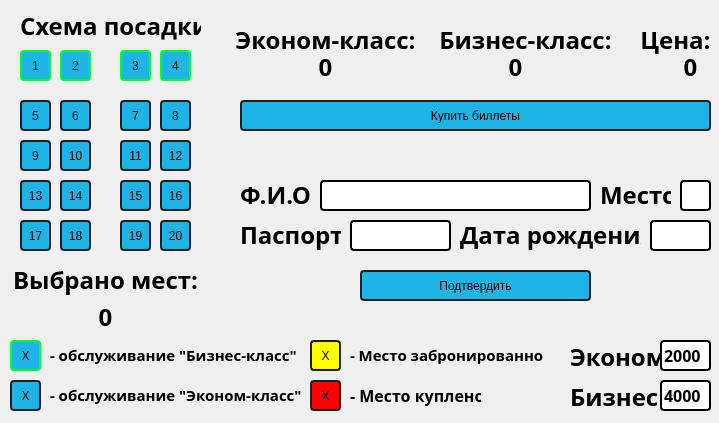
<?xml version="1.0" encoding="UTF-8"?>
<ui version="4.0">
 <class>Aircraft_1</class>
 <widget class="QDialog" name="Aircraft_1">
  <property name="geometry">
   <rect>
    <x>0</x>
    <y>0</y>
    <width>719</width>
    <height>423</height>
   </rect>
  </property>
  <property name="windowTitle">
   <string>Dialog</string>
  </property>
  <widget class="QPushButton" name="pushSeats_5">
   <property name="geometry">
    <rect>
     <x>20</x>
     <y>100</y>
     <width>31</width>
     <height>31</height>
    </rect>
   </property>
   <property name="styleSheet">
    <string notr="true">QPushButton
{
    color: #black;
    background-color: #1EB4E6;
    border-width: 2px;
    border-color: #1e1e1e;
    border-style: solid;
    border-radius: 4;
    padding: 3px;
    font-size: 12px;
    padding-left: 5px;
    padding-right: 5px;
}
</string>
   </property>
   <property name="text">
    <string>5</string>
   </property>
  </widget>
  <widget class="QPushButton" name="pushSeats_6">
   <property name="geometry">
    <rect>
     <x>60</x>
     <y>100</y>
     <width>31</width>
     <height>31</height>
    </rect>
   </property>
   <property name="styleSheet">
    <string notr="true">QPushButton
{
    color: #black;
    background-color: #1EB4E6;
    border-width: 2px;
    border-color: #1e1e1e;
    border-style: solid;
    border-radius: 4;
    padding: 3px;
    font-size: 12px;
    padding-left: 5px;
    padding-right: 5px;
}
</string>
   </property>
   <property name="text">
    <string>6</string>
   </property>
  </widget>
  <widget class="QPushButton" name="pushSeats_10">
   <property name="geometry">
    <rect>
     <x>60</x>
     <y>140</y>
     <width>31</width>
     <height>31</height>
    </rect>
   </property>
   <property name="styleSheet">
    <string notr="true">QPushButton
{
    color: #black;
    background-color: #1EB4E6;
    border-width: 2px;
    border-color: #1e1e1e;
    border-style: solid;
    border-radius: 4;
    padding: 3px;
    font-size: 12px;
    padding-left: 5px;
    padding-right: 5px;
}
</string>
   </property>
   <property name="text">
    <string>10</string>
   </property>
  </widget>
  <widget class="QPushButton" name="pushSeats_9">
   <property name="geometry">
    <rect>
     <x>20</x>
     <y>140</y>
     <width>31</width>
     <height>31</height>
    </rect>
   </property>
   <property name="styleSheet">
    <string notr="true">QPushButton
{
    color: #black;
    background-color: #1EB4E6;
    border-width: 2px;
    border-color: #1e1e1e;
    border-style: solid;
    border-radius: 4;
    padding: 3px;
    font-size: 12px;
    padding-left: 5px;
    padding-right: 5px;
}
</string>
   </property>
   <property name="text">
    <string>9</string>
   </property>
  </widget>
  <widget class="QPushButton" name="pushSeats_17">
   <property name="geometry">
    <rect>
     <x>20</x>
     <y>220</y>
     <width>31</width>
     <height>31</height>
    </rect>
   </property>
   <property name="styleSheet">
    <string notr="true">QPushButton
{
    color: #black;
    background-color: #1EB4E6;
    border-width: 2px;
    border-color: #1e1e1e;
    border-style: solid;
    border-radius: 4;
    padding: 3px;
    font-size: 12px;
    padding-left: 5px;
    padding-right: 5px;
}
</string>
   </property>
   <property name="text">
    <string>17</string>
   </property>
  </widget>
  <widget class="QPushButton" name="pushSeats_14">
   <property name="geometry">
    <rect>
     <x>60</x>
     <y>180</y>
     <width>31</width>
     <height>31</height>
    </rect>
   </property>
   <property name="styleSheet">
    <string notr="true">QPushButton
{
    color: #black;
    background-color: #1EB4E6;
    border-width: 2px;
    border-color: #1e1e1e;
    border-style: solid;
    border-radius: 4;
    padding: 3px;
    font-size: 12px;
    padding-left: 5px;
    padding-right: 5px;
}
</string>
   </property>
   <property name="text">
    <string>14</string>
   </property>
  </widget>
  <widget class="QPushButton" name="pushSeats_13">
   <property name="geometry">
    <rect>
     <x>20</x>
     <y>180</y>
     <width>31</width>
     <height>31</height>
    </rect>
   </property>
   <property name="styleSheet">
    <string notr="true">QPushButton
{
    color: #black;
    background-color: #1EB4E6;
    border-width: 2px;
    border-color: #1e1e1e;
    border-style: solid;
    border-radius: 4;
    padding: 3px;
    font-size: 12px;
    padding-left: 5px;
    padding-right: 5px;
}
</string>
   </property>
   <property name="text">
    <string>13</string>
   </property>
  </widget>
  <widget class="QPushButton" name="pushSeats_18">
   <property name="geometry">
    <rect>
     <x>60</x>
     <y>220</y>
     <width>31</width>
     <height>31</height>
    </rect>
   </property>
   <property name="styleSheet">
    <string notr="true">QPushButton
{
    color: #black;
    background-color: #1EB4E6;
    border-width: 2px;
    border-color: #1e1e1e;
    border-style: solid;
    border-radius: 4;
    padding: 3px;
    font-size: 12px;
    padding-left: 5px;
    padding-right: 5px;
}
</string>
   </property>
   <property name="text">
    <string>18</string>
   </property>
  </widget>
  <widget class="QPushButton" name="pushSeats_11">
   <property name="geometry">
    <rect>
     <x>120</x>
     <y>140</y>
     <width>31</width>
     <height>31</height>
    </rect>
   </property>
   <property name="styleSheet">
    <string notr="true">QPushButton
{
    color: #black;
    background-color: #1EB4E6;
    border-width: 2px;
    border-color: #1e1e1e;
    border-style: solid;
    border-radius: 4;
    padding: 3px;
    font-size: 12px;
    padding-left: 5px;
    padding-right: 5px;
}
</string>
   </property>
   <property name="text">
    <string>11</string>
   </property>
  </widget>
  <widget class="QPushButton" name="pushSeats_8">
   <property name="geometry">
    <rect>
     <x>160</x>
     <y>100</y>
     <width>31</width>
     <height>31</height>
    </rect>
   </property>
   <property name="styleSheet">
    <string notr="true">QPushButton
{
    color: #black;
    background-color: #1EB4E6;
    border-width: 2px;
    border-color: #1e1e1e;
    border-style: solid;
    border-radius: 4;
    padding: 3px;
    font-size: 12px;
    padding-left: 5px;
    padding-right: 5px;
}
</string>
   </property>
   <property name="text">
    <string>8</string>
   </property>
  </widget>
  <widget class="QPushButton" name="pushSeats_20">
   <property name="geometry">
    <rect>
     <x>160</x>
     <y>220</y>
     <width>31</width>
     <height>31</height>
    </rect>
   </property>
   <property name="styleSheet">
    <string notr="true">QPushButton
{
    color: #black;
    background-color: #1EB4E6;
    border-width: 2px;
    border-color: #1e1e1e;
    border-style: solid;
    border-radius: 4;
    padding: 3px;
    font-size: 12px;
    padding-left: 5px;
    padding-right: 5px;
}
</string>
   </property>
   <property name="text">
    <string>20</string>
   </property>
  </widget>
  <widget class="QPushButton" name="pushSeats_7">
   <property name="geometry">
    <rect>
     <x>120</x>
     <y>100</y>
     <width>31</width>
     <height>31</height>
    </rect>
   </property>
   <property name="styleSheet">
    <string notr="true">QPushButton
{
    color: #black;
    background-color: #1EB4E6;
    border-width: 2px;
    border-color: #1e1e1e;
    border-style: solid;
    border-radius: 4;
    padding: 3px;
    font-size: 12px;
    padding-left: 5px;
    padding-right: 5px;
}
</string>
   </property>
   <property name="text">
    <string>7</string>
   </property>
  </widget>
  <widget class="QPushButton" name="pushSeats_12">
   <property name="geometry">
    <rect>
     <x>160</x>
     <y>140</y>
     <width>31</width>
     <height>31</height>
    </rect>
   </property>
   <property name="styleSheet">
    <string notr="true">QPushButton
{
    color: #black;
    background-color: #1EB4E6;
    border-width: 2px;
    border-color: #1e1e1e;
    border-style: solid;
    border-radius: 4;
    padding: 3px;
    font-size: 12px;
    padding-left: 5px;
    padding-right: 5px;
}
</string>
   </property>
   <property name="text">
    <string>12</string>
   </property>
  </widget>
  <widget class="QPushButton" name="pushSeats_19">
   <property name="geometry">
    <rect>
     <x>120</x>
     <y>220</y>
     <width>31</width>
     <height>31</height>
    </rect>
   </property>
   <property name="styleSheet">
    <string notr="true">QPushButton
{
    color: #black;
    background-color: #1EB4E6;
    border-width: 2px;
    border-color: #1e1e1e;
    border-style: solid;
    border-radius: 4;
    padding: 3px;
    font-size: 12px;
    padding-left: 5px;
    padding-right: 5px;
}
</string>
   </property>
   <property name="text">
    <string>19</string>
   </property>
  </widget>
  <widget class="QPushButton" name="pushSeats_15">
   <property name="geometry">
    <rect>
     <x>120</x>
     <y>180</y>
     <width>31</width>
     <height>31</height>
    </rect>
   </property>
   <property name="styleSheet">
    <string notr="true">QPushButton
{
    color: #black;
    background-color: #1EB4E6;
    border-width: 2px;
    border-color: #1e1e1e;
    border-style: solid;
    border-radius: 4;
    padding: 3px;
    font-size: 12px;
    padding-left: 5px;
    padding-right: 5px;
}
</string>
   </property>
   <property name="text">
    <string>15</string>
   </property>
  </widget>
  <widget class="QPushButton" name="pushSeats_16">
   <property name="geometry">
    <rect>
     <x>160</x>
     <y>180</y>
     <width>31</width>
     <height>31</height>
    </rect>
   </property>
   <property name="styleSheet">
    <string notr="true">QPushButton
{
    color: #black;
    background-color: #1EB4E6;
    border-width: 2px;
    border-color: #1e1e1e;
    border-style: solid;
    border-radius: 4;
    padding: 3px;
    font-size: 12px;
    padding-left: 5px;
    padding-right: 5px;
}
</string>
   </property>
   <property name="text">
    <string>16</string>
   </property>
  </widget>
  <widget class="QPushButton" name="pushSeats_1">
   <property name="geometry">
    <rect>
     <x>20</x>
     <y>50</y>
     <width>31</width>
     <height>31</height>
    </rect>
   </property>
   <property name="styleSheet">
    <string notr="true">QPushButton
{
    color: #black;
    background-color: #1EB4E6;
    border-width: 2px;
    border-color: #00FF26;
    border-style: solid;
    border-radius: 4;
    padding: 3px;
    font-size: 12px;
    padding-left: 5px;
    padding-right: 5px;
}
</string>
   </property>
   <property name="text">
    <string>1</string>
   </property>
  </widget>
  <widget class="QPushButton" name="pushSeats_4">
   <property name="geometry">
    <rect>
     <x>160</x>
     <y>50</y>
     <width>31</width>
     <height>31</height>
    </rect>
   </property>
   <property name="styleSheet">
    <string notr="true">QPushButton
{
    color: #black;
    background-color: #1EB4E6;
    border-width: 2px;
    border-color: #00FF26;
    border-style: solid;
    border-radius: 4;
    padding: 3px;
    font-size: 12px;
    padding-left: 5px;
    padding-right: 5px;
}
</string>
   </property>
   <property name="text">
    <string>4</string>
   </property>
  </widget>
  <widget class="QPushButton" name="pushSeats_3">
   <property name="geometry">
    <rect>
     <x>120</x>
     <y>50</y>
     <width>31</width>
     <height>31</height>
    </rect>
   </property>
   <property name="styleSheet">
    <string notr="true">QPushButton
{
    color: #black;
    background-color: #1EB4E6;
    border-width: 2px;
    border-color: #00FF26;
    border-style: solid;
    border-radius: 4;
    padding: 3px;
    font-size: 12px;
    padding-left: 5px;
    padding-right: 5px;
}
</string>
   </property>
   <property name="text">
    <string>3</string>
   </property>
  </widget>
  <widget class="QPushButton" name="pushSeats_2">
   <property name="geometry">
    <rect>
     <x>60</x>
     <y>50</y>
     <width>31</width>
     <height>31</height>
    </rect>
   </property>
   <property name="styleSheet">
    <string notr="true">QPushButton
{
    color: #black;
    background-color: #1EB4E6;
    border-width: 2px;
    border-color: #00FF26;
    border-style: solid;
    border-radius: 4;
    padding: 3px;
    font-size: 12px;
    padding-left: 5px;
    padding-right: 5px;
}
</string>
   </property>
   <property name="text">
    <string>2</string>
   </property>
  </widget>
  <widget class="QLabel" name="label">
   <property name="geometry">
    <rect>
     <x>20</x>
     <y>10</y>
     <width>181</width>
     <height>31</height>
    </rect>
   </property>
   <property name="font">
    <font>
     <family>Gilroy ExtraBold</family>
     <pointsize>18</pointsize>
     <weight>75</weight>
     <bold>true</bold>
    </font>
   </property>
   <property name="text">
    <string>Схема посадки</string>
   </property>
  </widget>
  <widget class="QLabel" name="label_4">
   <property name="geometry">
    <rect>
     <x>10</x>
     <y>240</y>
     <width>191</width>
     <height>81</height>
    </rect>
   </property>
   <property name="font">
    <font>
     <family>Gilroy ExtraBold</family>
     <pointsize>18</pointsize>
     <weight>75</weight>
     <bold>true</bold>
    </font>
   </property>
   <property name="styleSheet">
    <string notr="true">QPushButton
{
    color: #black;
    background-color: #1EB4E6;
    border-width: 2px;
    border-color: #1e1e1e;
    border-style: solid;
    border-radius: 4;
    padding: 3px;
    font-size: 12px;
    padding-left: 5px;
    padding-right: 5px;
}
</string>
   </property>
   <property name="text">
    <string>&lt;html&gt;&lt;head/&gt;&lt;body&gt;&lt;p align=&quot;center&quot;&gt;Выбрано мест:&lt;/p&gt;&lt;/body&gt;&lt;/html&gt;</string>
   </property>
  </widget>
  <widget class="QLabel" name="label_5">
   <property name="geometry">
    <rect>
     <x>90</x>
     <y>300</y>
     <width>31</width>
     <height>31</height>
    </rect>
   </property>
   <property name="font">
    <font>
     <family>Gilroy ExtraBold</family>
     <pointsize>18</pointsize>
     <weight>75</weight>
     <bold>true</bold>
    </font>
   </property>
   <property name="text">
    <string>&lt;html&gt;&lt;head/&gt;&lt;body&gt;&lt;p align=&quot;center&quot;&gt;0&lt;/p&gt;&lt;/body&gt;&lt;/html&gt;</string>
   </property>
  </widget>
  <widget class="QPushButton" name="pushSeats_21">
   <property name="geometry">
    <rect>
     <x>10</x>
     <y>340</y>
     <width>31</width>
     <height>31</height>
    </rect>
   </property>
   <property name="styleSheet">
    <string notr="true">QPushButton
{
    color: #black;
    background-color: #1EB4E6;
    border-width: 2px;
    border-color: #00FF26;
    border-style: solid;
    border-radius: 4;
    padding: 3px;
    font-size: 12px;
    padding-left: 5px;
    padding-right: 5px;
}
</string>
   </property>
   <property name="text">
    <string>X</string>
   </property>
  </widget>
  <widget class="QPushButton" name="pushSeats_22">
   <property name="geometry">
    <rect>
     <x>10</x>
     <y>380</y>
     <width>31</width>
     <height>31</height>
    </rect>
   </property>
   <property name="styleSheet">
    <string notr="true">QPushButton
{
    color: #black;
    background-color: #1EB4E6;
    border-width: 2px;
    border-color: #1e1e1e;
    border-style: solid;
    border-radius: 4;
    padding: 3px;
    font-size: 12px;
    padding-left: 5px;
    padding-right: 5px;
}
</string>
   </property>
   <property name="text">
    <string>X</string>
   </property>
  </widget>
  <widget class="QLabel" name="label_6">
   <property name="geometry">
    <rect>
     <x>50</x>
     <y>340</y>
     <width>251</width>
     <height>31</height>
    </rect>
   </property>
   <property name="font">
    <font>
     <family>Gilroy ExtraBold</family>
     <pointsize>18</pointsize>
     <weight>75</weight>
     <bold>true</bold>
    </font>
   </property>
   <property name="styleSheet">
    <string notr="true">QPushButton
{
    color: #black;
    background-color: #1EB4E6;
    border-width: 2px;
    border-color: #1e1e1e;
    border-style: solid;
    border-radius: 4;
    padding: 3px;
    font-size: 12px;
    padding-left: 5px;
    padding-right: 5px;
}
</string>
   </property>
   <property name="text">
    <string>&lt;html&gt;&lt;head/&gt;&lt;body&gt;&lt;p&gt;&lt;span style=&quot; font-size:11pt;&quot;&gt;- обслуживание &amp;quot;Бизнес-класс&amp;quot;&lt;/span&gt;&lt;/p&gt;&lt;/body&gt;&lt;/html&gt;</string>
   </property>
  </widget>
  <widget class="QLabel" name="label_7">
   <property name="geometry">
    <rect>
     <x>50</x>
     <y>380</y>
     <width>251</width>
     <height>31</height>
    </rect>
   </property>
   <property name="font">
    <font>
     <family>Gilroy ExtraBold</family>
     <pointsize>18</pointsize>
     <weight>75</weight>
     <bold>true</bold>
    </font>
   </property>
   <property name="styleSheet">
    <string notr="true">QPushButton
{
    color: #black;
    background-color: #1EB4E6;
    border-width: 2px;
    border-color: #1e1e1e;
    border-style: solid;
    border-radius: 4;
    padding: 3px;
    font-size: 12px;
    padding-left: 5px;
    padding-right: 5px;
}
</string>
   </property>
   <property name="text">
    <string>&lt;html&gt;&lt;head/&gt;&lt;body&gt;&lt;p&gt;&lt;span style=&quot; font-size:11pt;&quot;&gt;- обслуживание &amp;quot;Эконом-класс&amp;quot;&lt;/span&gt;&lt;/p&gt;&lt;/body&gt;&lt;/html&gt;</string>
   </property>
  </widget>
  <widget class="QPushButton" name="pushSeats_23">
   <property name="geometry">
    <rect>
     <x>310</x>
     <y>340</y>
     <width>31</width>
     <height>31</height>
    </rect>
   </property>
   <property name="styleSheet">
    <string notr="true">QPushButton
{
    color: #black;
    background-color: yellow;
    border-width: 2px;
    border-color: #1e1e1e;
    border-style: solid;
    border-radius: 4;
    padding: 3px;
    font-size: 12px;
    padding-left: 5px;
    padding-right: 5px;
}
</string>
   </property>
   <property name="text">
    <string>Х</string>
   </property>
  </widget>
  <widget class="QLabel" name="label_9">
   <property name="geometry">
    <rect>
     <x>350</x>
     <y>340</y>
     <width>251</width>
     <height>31</height>
    </rect>
   </property>
   <property name="font">
    <font>
     <family>Gilroy ExtraBold</family>
     <pointsize>18</pointsize>
     <weight>75</weight>
     <bold>true</bold>
    </font>
   </property>
   <property name="styleSheet">
    <string notr="true">QPushButton
{
    color: #black;
    background-color: #1EB4E6;
    border-width: 2px;
    border-color: #1e1e1e;
    border-style: solid;
    border-radius: 4;
    padding: 3px;
    font-size: 12px;
    padding-left: 5px;
    padding-right: 5px;
}
</string>
   </property>
   <property name="text">
    <string>&lt;html&gt;&lt;head/&gt;&lt;body&gt;&lt;p&gt;&lt;span style=&quot; font-size:11pt;&quot;&gt;- Место забронированно&lt;/span&gt;&lt;/p&gt;&lt;/body&gt;&lt;/html&gt;</string>
   </property>
  </widget>
  <widget class="QPushButton" name="pushSeats_24">
   <property name="geometry">
    <rect>
     <x>310</x>
     <y>380</y>
     <width>31</width>
     <height>31</height>
    </rect>
   </property>
   <property name="styleSheet">
    <string notr="true">QPushButton
{
    color: #black;
    background-color: red;
    border-width: 2px;
    border-color: #1e1e1e;
    border-style: solid;
    border-radius: 4;
    padding: 3px;
    font-size: 12px;
    padding-left: 5px;
    padding-right: 5px;
}
</string>
   </property>
   <property name="text">
    <string>Х</string>
   </property>
  </widget>
  <widget class="QLabel" name="label_10">
   <property name="geometry">
    <rect>
     <x>350</x>
     <y>380</y>
     <width>131</width>
     <height>31</height>
    </rect>
   </property>
   <property name="font">
    <font>
     <family>Gilroy ExtraBold</family>
     <pointsize>18</pointsize>
     <weight>75</weight>
     <bold>true</bold>
    </font>
   </property>
   <property name="styleSheet">
    <string notr="true">QPushButton
{
    color: #black;
    background-color: #1EB4E6;
    border-width: 2px;
    border-color: #1e1e1e;
    border-style: solid;
    border-radius: 4;
    padding: 3px;
    font-size: 12px;
    padding-left: 5px;
    padding-right: 5px;
}
</string>
   </property>
   <property name="text">
    <string>&lt;html&gt;&lt;head/&gt;&lt;body&gt;&lt;p&gt;&lt;span style=&quot; font-size:12pt;&quot;&gt;- Место куплено&lt;/span&gt;&lt;/p&gt;&lt;/body&gt;&lt;/html&gt;</string>
   </property>
  </widget>
  <widget class="QLabel" name="label_11">
   <property name="geometry">
    <rect>
     <x>230</x>
     <y>0</y>
     <width>191</width>
     <height>81</height>
    </rect>
   </property>
   <property name="font">
    <font>
     <family>Gilroy ExtraBold</family>
     <pointsize>18</pointsize>
     <weight>75</weight>
     <bold>true</bold>
    </font>
   </property>
   <property name="styleSheet">
    <string notr="true">QPushButton
{
    color: #black;
    background-color: #1EB4E6;
    border-width: 2px;
    border-color: #1e1e1e;
    border-style: solid;
    border-radius: 4;
    padding: 3px;
    font-size: 12px;
    padding-left: 5px;
    padding-right: 5px;
}
</string>
   </property>
   <property name="text">
    <string>&lt;html&gt;&lt;head/&gt;&lt;body&gt;&lt;p align=&quot;center&quot;&gt;Эконом-класс:&lt;/p&gt;&lt;/body&gt;&lt;/html&gt;</string>
   </property>
  </widget>
  <widget class="QLabel" name="label_12">
   <property name="geometry">
    <rect>
     <x>430</x>
     <y>0</y>
     <width>191</width>
     <height>81</height>
    </rect>
   </property>
   <property name="font">
    <font>
     <family>Gilroy ExtraBold</family>
     <pointsize>18</pointsize>
     <weight>75</weight>
     <bold>true</bold>
    </font>
   </property>
   <property name="styleSheet">
    <string notr="true">QPushButton
{
    color: #black;
    background-color: #1EB4E6;
    border-width: 2px;
    border-color: #1e1e1e;
    border-style: solid;
    border-radius: 4;
    padding: 3px;
    font-size: 12px;
    padding-left: 5px;
    padding-right: 5px;
}
</string>
   </property>
   <property name="text">
    <string>&lt;html&gt;&lt;head/&gt;&lt;body&gt;&lt;p align=&quot;center&quot;&gt;Бизнес-класс:&lt;/p&gt;&lt;/body&gt;&lt;/html&gt;</string>
   </property>
  </widget>
  <widget class="QLabel" name="label_13">
   <property name="geometry">
    <rect>
     <x>310</x>
     <y>50</y>
     <width>31</width>
     <height>31</height>
    </rect>
   </property>
   <property name="font">
    <font>
     <family>Gilroy ExtraBold</family>
     <pointsize>18</pointsize>
     <weight>75</weight>
     <bold>true</bold>
    </font>
   </property>
   <property name="text">
    <string>&lt;html&gt;&lt;head/&gt;&lt;body&gt;&lt;p align=&quot;center&quot;&gt;0&lt;/p&gt;&lt;/body&gt;&lt;/html&gt;</string>
   </property>
  </widget>
  <widget class="QLabel" name="label_14">
   <property name="geometry">
    <rect>
     <x>500</x>
     <y>50</y>
     <width>31</width>
     <height>31</height>
    </rect>
   </property>
   <property name="font">
    <font>
     <family>Gilroy ExtraBold</family>
     <pointsize>18</pointsize>
     <weight>75</weight>
     <bold>true</bold>
    </font>
   </property>
   <property name="text">
    <string>&lt;html&gt;&lt;head/&gt;&lt;body&gt;&lt;p align=&quot;center&quot;&gt;0&lt;/p&gt;&lt;/body&gt;&lt;/html&gt;</string>
   </property>
  </widget>
  <widget class="QLabel" name="label_15">
   <property name="geometry">
    <rect>
     <x>640</x>
     <y>20</y>
     <width>71</width>
     <height>41</height>
    </rect>
   </property>
   <property name="font">
    <font>
     <family>Gilroy ExtraBold</family>
     <pointsize>18</pointsize>
     <weight>75</weight>
     <bold>true</bold>
    </font>
   </property>
   <property name="styleSheet">
    <string notr="true">QPushButton
{
    color: #black;
    background-color: #1EB4E6;
    border-width: 2px;
    border-color: #1e1e1e;
    border-style: solid;
    border-radius: 4;
    padding: 3px;
    font-size: 12px;
    padding-left: 5px;
    padding-right: 5px;
}
</string>
   </property>
   <property name="text">
    <string>&lt;html&gt;&lt;head/&gt;&lt;body&gt;&lt;p align=&quot;center&quot;&gt;Цена:&lt;/p&gt;&lt;/body&gt;&lt;/html&gt;</string>
   </property>
  </widget>
  <widget class="QLabel" name="label_16">
   <property name="geometry">
    <rect>
     <x>650</x>
     <y>50</y>
     <width>81</width>
     <height>31</height>
    </rect>
   </property>
   <property name="font">
    <font>
     <family>Gilroy ExtraBold</family>
     <pointsize>18</pointsize>
     <weight>75</weight>
     <bold>true</bold>
    </font>
   </property>
   <property name="text">
    <string>&lt;html&gt;&lt;head/&gt;&lt;body&gt;&lt;p align=&quot;center&quot;&gt;0&lt;/p&gt;&lt;/body&gt;&lt;/html&gt;</string>
   </property>
  </widget>
  <widget class="QPushButton" name="accept_tiket">
   <property name="geometry">
    <rect>
     <x>240</x>
     <y>100</y>
     <width>471</width>
     <height>31</height>
    </rect>
   </property>
   <property name="styleSheet">
    <string notr="true">QPushButton
{
    color: #black;
    background-color: #1EB4E6;
    border-width: 2px;
    border-color: #1e1e1e;
    border-style: solid;
    border-radius: 4;
    padding: 3px;
    font-size: 12px;
    padding-left: 5px;
    padding-right: 5px;
}
QPushButton:pressed
{
    background-color: #4BF2CB;
}</string>
   </property>
   <property name="text">
    <string>Купить биллеты</string>
   </property>
  </widget>
  <widget class="QLineEdit" name="lineEdit">
   <property name="geometry">
    <rect>
     <x>320</x>
     <y>180</y>
     <width>271</width>
     <height>31</height>
    </rect>
   </property>
   <property name="font">
    <font>
     <family>Gilroy ExtraBold</family>
     <pointsize>12</pointsize>
     <weight>75</weight>
     <bold>true</bold>
    </font>
   </property>
   <property name="styleSheet">
    <string notr="true">QLineEdit
{
	border-width:2px;
	border-style: solid;
	border-radius:4;
	border-color: black;
}</string>
   </property>
  </widget>
  <widget class="QLabel" name="label_FIO">
   <property name="geometry">
    <rect>
     <x>230</x>
     <y>160</y>
     <width>91</width>
     <height>71</height>
    </rect>
   </property>
   <property name="font">
    <font>
     <family>Gilroy ExtraBold</family>
     <pointsize>18</pointsize>
     <weight>75</weight>
     <bold>true</bold>
    </font>
   </property>
   <property name="styleSheet">
    <string notr="true">QPushButton
{
    color: #black;
    background-color: #1EB4E6;
    border-width: 2px;
    border-color: #1e1e1e;
    border-style: solid;
    border-radius: 4;
    padding: 3px;
    font-size: 12px;
    padding-left: 5px;
    padding-right: 5px;
}
</string>
   </property>
   <property name="text">
    <string>&lt;html&gt;&lt;head/&gt;&lt;body&gt;&lt;p align=&quot;center&quot;&gt;Ф.И.О&lt;/p&gt;&lt;/body&gt;&lt;/html&gt;</string>
   </property>
  </widget>
  <widget class="QLineEdit" name="lineEdit_seat">
   <property name="geometry">
    <rect>
     <x>680</x>
     <y>180</y>
     <width>31</width>
     <height>31</height>
    </rect>
   </property>
   <property name="font">
    <font>
     <family>Gilroy ExtraBold</family>
     <pointsize>11</pointsize>
     <weight>75</weight>
     <bold>true</bold>
    </font>
   </property>
   <property name="styleSheet">
    <string notr="true">QLineEdit
{
	border-width:2px;
	border-style: solid;
	border-radius:4;
	border-color: black;
}</string>
   </property>
   <property name="readOnly">
    <bool>true</bool>
   </property>
  </widget>
  <widget class="QLabel" name="label_place">
   <property name="geometry">
    <rect>
     <x>600</x>
     <y>160</y>
     <width>71</width>
     <height>71</height>
    </rect>
   </property>
   <property name="font">
    <font>
     <family>Gilroy ExtraBold</family>
     <pointsize>18</pointsize>
     <weight>75</weight>
     <bold>true</bold>
    </font>
   </property>
   <property name="styleSheet">
    <string notr="true">QPushButton
{
    color: #black;
    background-color: #1EB4E6;
    border-width: 2px;
    border-color: #1e1e1e;
    border-style: solid;
    border-radius: 4;
    padding: 3px;
    font-size: 12px;
    padding-left: 5px;
    padding-right: 5px;
}
</string>
   </property>
   <property name="text">
    <string>&lt;html&gt;&lt;head/&gt;&lt;body&gt;&lt;p align=&quot;center&quot;&gt;Место&lt;/p&gt;&lt;/body&gt;&lt;/html&gt;</string>
   </property>
  </widget>
  <widget class="QLabel" name="label_Passport">
   <property name="geometry">
    <rect>
     <x>240</x>
     <y>200</y>
     <width>101</width>
     <height>71</height>
    </rect>
   </property>
   <property name="font">
    <font>
     <family>Gilroy ExtraBold</family>
     <pointsize>18</pointsize>
     <weight>75</weight>
     <bold>true</bold>
    </font>
   </property>
   <property name="styleSheet">
    <string notr="true">QPushButton
{
    color: #black;
    background-color: #1EB4E6;
    border-width: 2px;
    border-color: #1e1e1e;
    border-style: solid;
    border-radius: 4;
    padding: 3px;
    font-size: 12px;
    padding-left: 5px;
    padding-right: 5px;
}
</string>
   </property>
   <property name="text">
    <string>&lt;html&gt;&lt;head/&gt;&lt;body&gt;&lt;p align=&quot;center&quot;&gt;Паспорт&lt;/p&gt;&lt;/body&gt;&lt;/html&gt;</string>
   </property>
  </widget>
  <widget class="QLineEdit" name="lineEdit_3">
   <property name="geometry">
    <rect>
     <x>350</x>
     <y>220</y>
     <width>101</width>
     <height>31</height>
    </rect>
   </property>
   <property name="font">
    <font>
     <family>Gilroy ExtraBold</family>
     <pointsize>12</pointsize>
     <weight>75</weight>
     <bold>true</bold>
    </font>
   </property>
   <property name="styleSheet">
    <string notr="true">QLineEdit
{
	border-width:2px;
	border-style: solid;
	border-radius:4;
	border-color: black;
}</string>
   </property>
  </widget>
  <widget class="QLineEdit" name="lineEdit_4">
   <property name="geometry">
    <rect>
     <x>650</x>
     <y>220</y>
     <width>61</width>
     <height>31</height>
    </rect>
   </property>
   <property name="font">
    <font>
     <family>Gilroy ExtraBold</family>
     <pointsize>12</pointsize>
     <weight>75</weight>
     <bold>true</bold>
    </font>
   </property>
   <property name="styleSheet">
    <string notr="true">QLineEdit
{
	border-width:2px;
	border-style: solid;
	border-radius:4;
	border-color: black;
}</string>
   </property>
  </widget>
  <widget class="QLabel" name="label_header">
   <property name="geometry">
    <rect>
     <x>250</x>
     <y>120</y>
     <width>451</width>
     <height>61</height>
    </rect>
   </property>
   <property name="font">
    <font>
     <family>Gilroy ExtraBold</family>
     <pointsize>18</pointsize>
     <weight>75</weight>
     <bold>true</bold>
    </font>
   </property>
   <property name="styleSheet">
    <string notr="true">QPushButton
{
    color: #black;
    background-color: #1EB4E6;
    border-width: 2px;
    border-color: #1e1e1e;
    border-style: solid;
    border-radius: 4;
    padding: 3px;
    font-size: 12px;
    padding-left: 5px;
    padding-right: 5px;
}
</string>
   </property>
   <property name="text">
    <string>&lt;html&gt;&lt;head/&gt;&lt;body&gt;&lt;p align=&quot;center&quot;&gt;&lt;br/&gt;&lt;/p&gt;&lt;/body&gt;&lt;/html&gt;</string>
   </property>
   <property name="alignment">
    <set>Qt::AlignCenter</set>
   </property>
  </widget>
  <widget class="QPushButton" name="pushNextTiket">
   <property name="geometry">
    <rect>
     <x>360</x>
     <y>270</y>
     <width>231</width>
     <height>31</height>
    </rect>
   </property>
   <property name="font">
    <font>
     <pointsize>-1</pointsize>
    </font>
   </property>
   <property name="styleSheet">
    <string notr="true">QPushButton
{
    color: #black;
    background-color: #1EB4E6;
    border-width: 2px;
    border-color: #1e1e1e;
    border-style: solid;
    border-radius: 4;
    padding: 3px;
    font-size: 12px;
    padding-left: 5px;
    padding-right: 5px;
}
QPushButton:pressed
{
    background-color: #4BF2CB;
}</string>
   </property>
   <property name="text">
    <string>Подтвердить</string>
   </property>
  </widget>
  <widget class="QLabel" name="label_Passport_2">
   <property name="geometry">
    <rect>
     <x>460</x>
     <y>200</y>
     <width>181</width>
     <height>71</height>
    </rect>
   </property>
   <property name="font">
    <font>
     <family>Gilroy ExtraBold</family>
     <pointsize>18</pointsize>
     <weight>75</weight>
     <bold>true</bold>
    </font>
   </property>
   <property name="styleSheet">
    <string notr="true">QPushButton
{
    color: #black;
    background-color: #1EB4E6;
    border-width: 2px;
    border-color: #1e1e1e;
    border-style: solid;
    border-radius: 4;
    padding: 3px;
    font-size: 12px;
    padding-left: 5px;
    padding-right: 5px;
}
</string>
   </property>
   <property name="text">
    <string>&lt;html&gt;&lt;head/&gt;&lt;body&gt;&lt;p align=&quot;center&quot;&gt;Дата рождения&lt;/p&gt;&lt;/body&gt;&lt;/html&gt;</string>
   </property>
  </widget>
  <widget class="QLineEdit" name="lineEdit_Eprice">
   <property name="geometry">
    <rect>
     <x>660</x>
     <y>340</y>
     <width>51</width>
     <height>31</height>
    </rect>
   </property>
   <property name="font">
    <font>
     <family>Gilroy ExtraBold</family>
     <pointsize>12</pointsize>
     <weight>75</weight>
     <bold>true</bold>
    </font>
   </property>
   <property name="styleSheet">
    <string notr="true">QLineEdit
{
	border-width:2px;
	border-style: solid;
	border-radius:4;
	border-color: black;
}</string>
   </property>
   <property name="text">
    <string>2000</string>
   </property>
  </widget>
  <widget class="QLineEdit" name="lineEdit_Bprice">
   <property name="geometry">
    <rect>
     <x>660</x>
     <y>380</y>
     <width>51</width>
     <height>31</height>
    </rect>
   </property>
   <property name="font">
    <font>
     <family>Gilroy ExtraBold</family>
     <pointsize>12</pointsize>
     <weight>75</weight>
     <bold>true</bold>
    </font>
   </property>
   <property name="styleSheet">
    <string notr="true">QLineEdit
{
	border-width:2px;
	border-style: solid;
	border-radius:4;
	border-color: black;
}</string>
   </property>
   <property name="text">
    <string>4000</string>
   </property>
  </widget>
  <widget class="QLabel" name="label_17">
   <property name="geometry">
    <rect>
     <x>570</x>
     <y>340</y>
     <width>91</width>
     <height>31</height>
    </rect>
   </property>
   <property name="font">
    <font>
     <family>Gilroy ExtraBold</family>
     <pointsize>18</pointsize>
     <weight>75</weight>
     <bold>true</bold>
    </font>
   </property>
   <property name="styleSheet">
    <string notr="true">QPushButton
{
    color: #black;
    background-color: #1EB4E6;
    border-width: 2px;
    border-color: #1e1e1e;
    border-style: solid;
    border-radius: 4;
    padding: 3px;
    font-size: 12px;
    padding-left: 5px;
    padding-right: 5px;
}
</string>
   </property>
   <property name="text">
    <string>&lt;html&gt;&lt;head/&gt;&lt;body&gt;&lt;p&gt;Эконом&lt;/p&gt;&lt;/body&gt;&lt;/html&gt;</string>
   </property>
  </widget>
  <widget class="QLabel" name="label_18">
   <property name="geometry">
    <rect>
     <x>570</x>
     <y>380</y>
     <width>91</width>
     <height>31</height>
    </rect>
   </property>
   <property name="font">
    <font>
     <family>Gilroy ExtraBold</family>
     <pointsize>18</pointsize>
     <weight>75</weight>
     <bold>true</bold>
    </font>
   </property>
   <property name="styleSheet">
    <string notr="true">QPushButton
{
    color: #black;
    background-color: #1EB4E6;
    border-width: 2px;
    border-color: #1e1e1e;
    border-style: solid;
    border-radius: 4;
    padding: 3px;
    font-size: 12px;
    padding-left: 5px;
    padding-right: 5px;
}
</string>
   </property>
   <property name="text">
    <string>&lt;html&gt;&lt;head/&gt;&lt;body&gt;&lt;p&gt;Бизнес&lt;/p&gt;&lt;/body&gt;&lt;/html&gt;</string>
   </property>
  </widget>
 </widget>
 <resources/>
 <connections/>
</ui>
